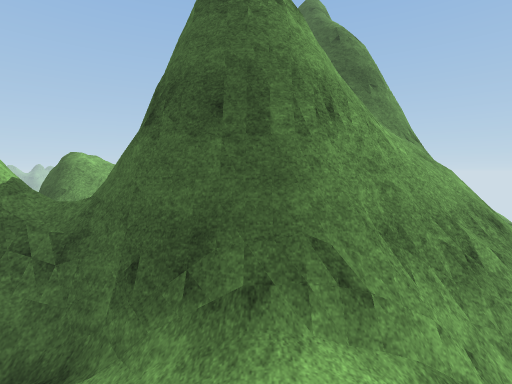
[1] (above)

12 first-person views from a walk through a Unity game level. The camera is 1.2 m above the floor, tilts 4° down and sees 85° across. The floor is counted in squares, 1 m on a side. Each view is taken from the middle of a square. On the plan, view 1 faces up. The plan holds only what a view shows up to about 13 squares ahead; the rest is blank. The place goes on beyond the plan. Surface patterns are stand-ins for the level's own textures.

[2]
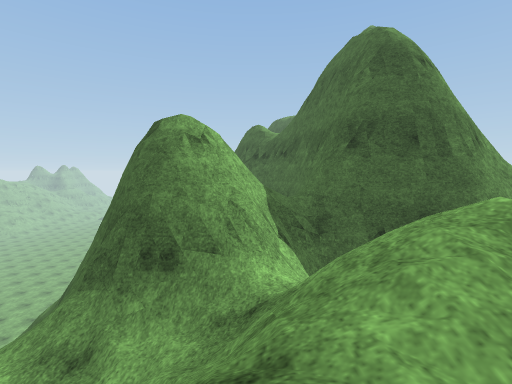

[3]
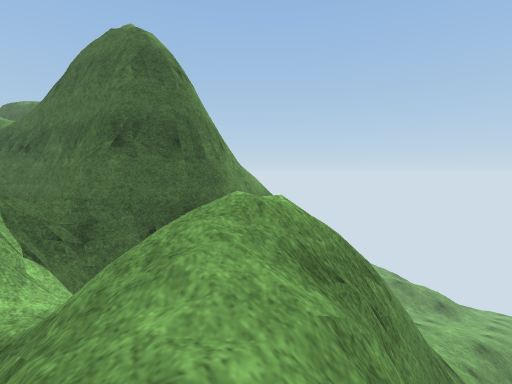

[4]
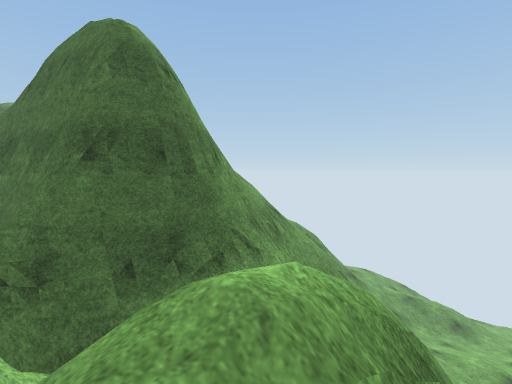

[5]
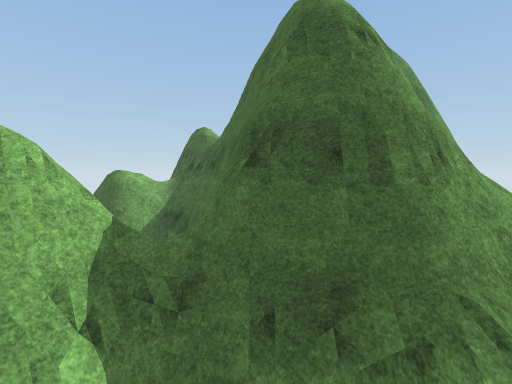

[6]
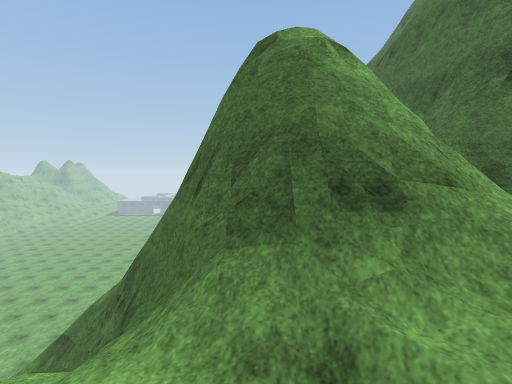

[7]
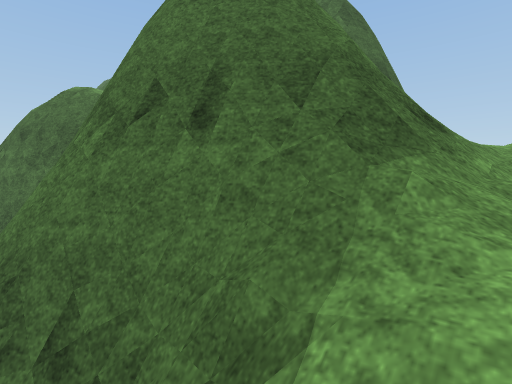

[8]
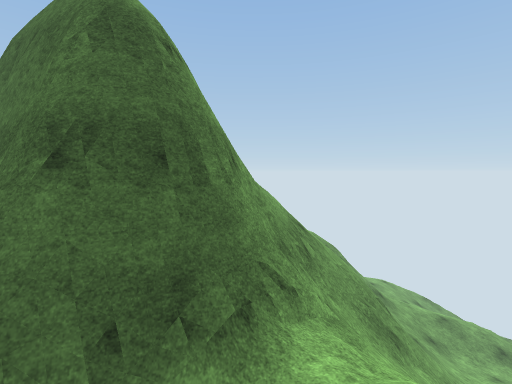

[9]
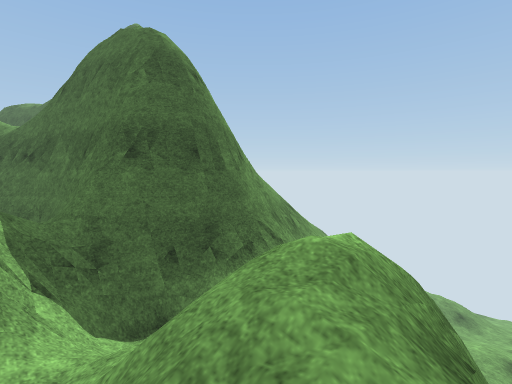

[10]
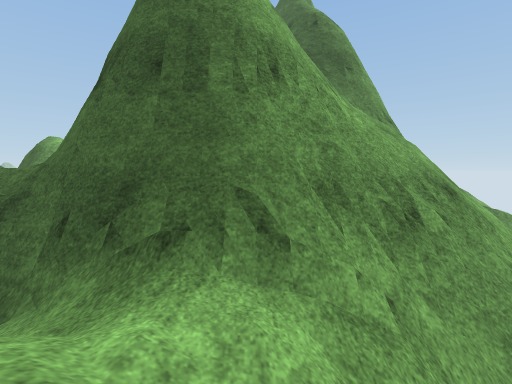

[11]
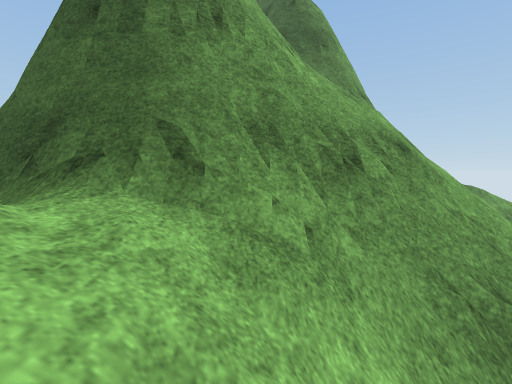

[12]
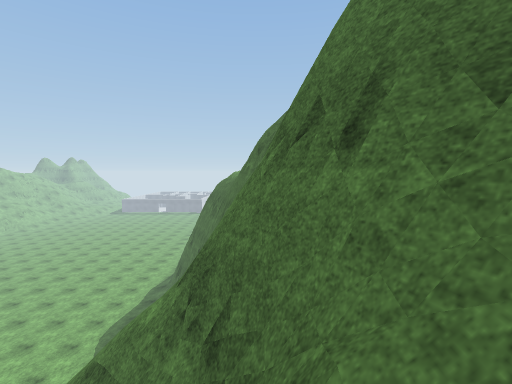

### Floor plan
Key: @ floor where view 1 was taken; # wall or solid block; . main floor; : floor 0.25 m higher than the main floor; + floor 0.75 m higher than the main floor; * floor 1.5 m higher than the main floor; % floor 2.25 m higher than the main floor; & floor 2.75 m higher than the main floor; $ floor 3 m higher than the main floor; - floor 4 m lower than the main floor; _ floor 4.5 m lower than the main floor; / step, stairs or slope; = window, fence, low wall or low ledge; v drop or lower ground; T thing the floor can be seen under or through.
Columns run from 13 left of view 1 to 12 right of it. Each row starts with its distance up from view 1.
 14   v
 13   vv=#=$#
 12    v=#$&##
 11     v==%%#
 10      v**vT             :.
  9          T            =..
  8          T
  7           T
  6 //##    TTT
  5 //###   #=T##
  4  /=######==##########  //
  3    ==###=#.///==/==##= ///
  2    //===//  /+////#===////
  1   ////////   ///      ////
  0      .://////@//     ////
 -1      / ///////v=    /-__//
 -2         ///vvv#=    //////
 -3         /             ////

Where each view was taken, in squares from view 1:
view 1: 0 up, 0 right, facing up
view 2: 3 down, 5 left, facing up
view 3: 3 down, 5 left, facing up-right
view 4: 2 down, 4 left, facing up-right
view 5: 0 up, 2 left, facing up
view 6: 1 down, 8 left, facing up
view 7: 1 up, 11 left, facing up-right
view 8: 0 up, 3 left, facing up-right
view 9: 2 down, 5 left, facing up-right
view 10: 0 up, 1 right, facing up
view 11: 0 up, 2 right, facing up
view 12: 1 up, 10 left, facing up
